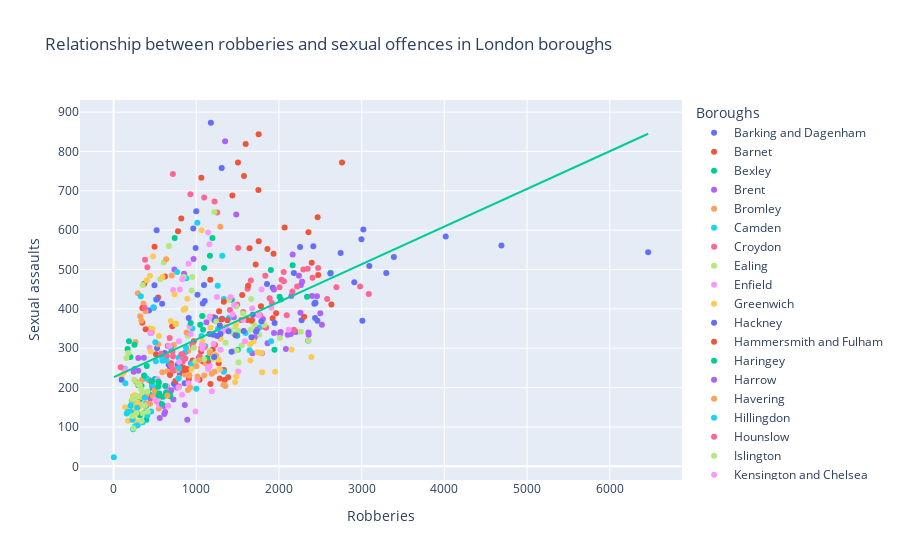

The cell this chart's notebook holds for it:
### Code cell
#creation of third scatter plot 

fig = px.scatter(final_df,x='Robberies',y='Sexual assaults',color='Boroughs',
                 title = "Relationship between robberies and sexual offences in London boroughs",
                 trendline="ols",trendline_scope="overall")

fig.show()
fig.write_html('/Users/jutti/Documents/QM2SRQ1-2/Visualisations/Relationship between robberies and sexual offences in London boroughs.html')

### Figure 1 — Plotly figure (JSON) as saved in the notebook; plotly's stock layout.template omitted (floating-point values rounded to 4 significant figures; data arrays with more than 128 entries replaced by an {"elided": "..."} marker saying what was removed)
{"data": [{"hovertemplate": "Boroughs=Barking and Dagenham<br>Robberies=%{x}<br>Sexual assaults=%{y}<extra></extra>", "legendgroup": "Barking and Dagenham", "marker": {"color": "#636efa", "symbol": "circle"}, "mode": "markers", "name": "Barking and Dagenham", "orientation": "v", "showlegend": true, "type": "scatter", "x": [514, 731, 861, 686, 802, 739, 775, 805, 619, 756, 834, 937, 1030, 667, 526, 486, 588, 429], "xaxis": "x", "y": [186, 210, 211, 251, 235, 244, 258, 263, 288, 205, 267, 262, 275, 258, 300, 403, 413, 396], "yaxis": "y"}, {"hovertemplate": "Boroughs=Barnet<br>Robberies=%{x}<br>Sexual assaults=%{y}<extra></extra>", "legendgroup": "Barnet", "marker": {"color": "#EF553B", "symbol": "circle"}, "mode": "markers", "name": "Barnet", "orientation": "v", "showlegend": true, "type": "scatter", "x": [876, 1041, 1335, 1059, 1082, 1211, 1226, 1063, 957, 892, 971, 964, 1200, 1073, 710, 539, 622, 371], "xaxis": "x", "y": [244, 220, 245, 292, 266, 379, 309, 301, 269, 247, 318, 303, 297, 300, 356, 429, 482, 464], "yaxis": "y"}, {"hovertemplate": "Boroughs=Bexley<br>Robberies=%{x}<br>Sexual assaults=%{y}<extra></extra>", "legendgroup": "Bexley", "marker": {"color": "#00cc96", "symbol": "circle"}, "mode": "markers", "name": "Bexley", "orientation": "v", "showlegend": true, "type": "scatter", "x": [289, 417, 501, 339, 388, 402, 473, 448, 392, 376, 287, 318, 317, 242, 257, 203, 170, 187], "xaxis": "x", "y": [155, 189, 222, 204, 159, 255, 199, 181, 153, 137, 177, 175, 169, 178, 247, 278, 298, 318], "yaxis": "y"}, {"hovertemplate": "Boroughs=Brent<br>Robberies=%{x}<br>Sexual assaults=%{y}<extra></extra>", "legendgroup": "Brent", "marker": {"color": "#ab63fa", "symbol": "circle"}, "mode": "markers", "name": "Brent", "orientation": "v", "showlegend": true, "type": "scatter", "x": [2014, 1941, 2359, 1795, 1807, 2084, 2355, 2144, 2185, 1679, 1862, 2021, 2207, 1454, 1124, 853, 968, 736], "xaxis": "x", "y": [337, 339, 334, 287, 374, 298, 319, 336, 343, 287, 313, 341, 341, 379, 366, 489, 527, 500], "yaxis": "y"}, {"hovertemplate": "Boroughs=Bromley<br>Robberies=%{x}<br>Sexual assaults=%{y}<extra></extra>", "legendgroup": "Bromley", "marker": {"color": "#FFA15A", "symbol": "circle"}, "mode": "markers", "name": "Bromley", "orientation": "v", "showlegend": true, "type": "scatter", "x": [518, 685, 917, 702, 863, 729, 901, 1115, 776, 790, 596, 652, 702, 590, 539, 387, 362, 322], "xaxis": "x", "y": [166, 186, 232, 240, 233, 308, 293, 261, 244, 225, 280, 241, 256, 239, 310, 394, 413, 381], "yaxis": "y"}, {"hovertemplate": "Boroughs=Camden<br>Robberies=%{x}<br>Sexual assaults=%{y}<extra></extra>", "legendgroup": "Camden", "marker": {"color": "#19d3f3", "symbol": "circle"}, "mode": "markers", "name": "Camden", "orientation": "v", "showlegend": true, "type": "scatter", "x": [1645, 1906, 2439, 1765, 1334, 1315, 1260, 1597, 1333, 1000, 1109, 1264, 1396, 1064, 954, 882, 1013, 769], "xaxis": "x", "y": [295, 318, 416, 353, 425, 535, 459, 339, 240, 197, 305, 349, 377, 331, 350, 478, 619, 494], "yaxis": "y"}, {"hovertemplate": "Boroughs=Croydon<br>Robberies=%{x}<br>Sexual assaults=%{y}<extra></extra>", "legendgroup": "Croydon", "marker": {"color": "#FF6692", "symbol": "circle"}, "mode": "markers", "name": "Croydon", "orientation": "v", "showlegend": true, "type": "scatter", "x": [1094, 1568, 2095, 1888, 1771, 1496, 1845, 1829, 1677, 1407, 1621, 1660, 1835, 2032, 1507, 930, 718, 1096], "xaxis": "x", "y": [302, 392, 384, 427, 384, 411, 352, 354, 372, 397, 451, 472, 484, 474, 555, 691, 743, 683], "yaxis": "y"}, {"hovertemplate": "Boroughs=Ealing<br>Robberies=%{x}<br>Sexual assaults=%{y}<extra></extra>", "legendgroup": "Ealing", "marker": {"color": "#B6E880", "symbol": "circle"}, "mode": "markers", "name": "Ealing", "orientation": "v", "showlegend": true, "type": "scatter", "x": [1702, 1510, 2264, 1823, 1473, 1565, 2012, 2359, 1549, 1355, 1446, 1601, 1483, 1185, 849, 608, 669, 565], "xaxis": "x", "y": [360, 344, 342, 359, 355, 388, 326, 319, 307, 314, 338, 377, 406, 375, 481, 518, 560, 475], "yaxis": "y"}, {"hovertemplate": "Boroughs=Enfield<br>Robberies=%{x}<br>Sexual assaults=%{y}<extra></extra>", "legendgroup": "Enfield", "marker": {"color": "#FF97FF", "symbol": "circle"}, "mode": "markers", "name": "Enfield", "orientation": "v", "showlegend": true, "type": "scatter", "x": [1013, 1163, 1292, 1072, 1211, 1143, 1454, 1507, 1286, 1143, 1325, 1280, 1125, 1083, 918, 832, 907, 721], "xaxis": "x", "y": [221, 256, 296, 299, 311, 247, 293, 241, 246, 252, 343, 329, 272, 306, 356, 475, 515, 448], "yaxis": "y"}, {"hovertemplate": "Boroughs=Greenwich<br>Robberies=%{x}<br>Sexual assaults=%{y}<extra></extra>", "legendgroup": "Greenwich", "marker": {"color": "#FECB52", "symbol": "circle"}, "mode": "markers", "name": "Greenwich", "orientation": "v", "showlegend": true, "type": "scatter", "x": [471, 469, 750, 693, 1083, 1172, 1229, 1479, 1294, 1075, 849, 893, 755, 550, 443, 440, 478, 403], "xaxis": "x", "y": [349, 343, 361, 369, 382, 352, 370, 361, 324, 317, 398, 426, 363, 331, 350, 484, 534, 473], "yaxis": "y"}, {"hovertemplate": "Boroughs=Hackney<br>Robberies=%{x}<br>Sexual assaults=%{y}<extra></extra>", "legendgroup": "Hackney", "marker": {"color": "#636efa", "symbol": "circle"}, "mode": "markers", "name": "Hackney", "orientation": "v", "showlegend": true, "type": "scatter", "x": [2437, 2275, 3009, 2466, 2441, 1926, 1856, 1685, 1313, 1103, 1094, 1080, 1222, 1232, 1015, 993, 1000, 964], "xaxis": "x", "y": [377, 371, 370, 370, 415, 454, 463, 385, 375, 420, 461, 414, 371, 377, 436, 555, 648, 604], "yaxis": "y"}, {"hovertemplate": "Boroughs=Hammersmith and Fulham<br>Robberies=%{x}<br>Sexual assaults=%{y}<extra></extra>", "legendgroup": "Hammersmith and Fulham", "marker": {"color": "#EF553B", "symbol": "circle"}, "mode": "markers", "name": "Hammersmith and Fulham", "orientation": "v", "showlegend": true, "type": "scatter", "x": [853, 911, 1343, 1271, 1146, 1386, 1285, 1172, 857, 683, 749, 840, 788, 696, 514, 388, 348, 348], "xaxis": "x", "y": [244, 222, 219, 262, 268, 226, 223, 209, 247, 232, 217, 251, 203, 262, 285, 348, 402, 365], "yaxis": "y"}, {"hovertemplate": "Boroughs=Haringey<br>Robberies=%{x}<br>Sexual assaults=%{y}<extra></extra>", "legendgroup": "Haringey", "marker": {"color": "#00cc96", "symbol": "circle"}, "mode": "markers", "name": "Haringey", "orientation": "v", "showlegend": true, "type": "scatter", "x": [2008, 2340, 2626, 2166, 1903, 1430, 2024, 1946, 1503, 1138, 1083, 1072, 1497, 1049, 933, 1095, 1196, 1166], "xaxis": "x", "y": [431, 431, 492, 511, 499, 423, 424, 296, 296, 276, 347, 382, 332, 360, 364, 504, 580, 535], "yaxis": "y"}, {"hovertemplate": "Boroughs=Harrow<br>Robberies=%{x}<br>Sexual assaults=%{y}<extra></extra>", "legendgroup": "Harrow", "marker": {"color": "#ab63fa", "symbol": "circle"}, "mode": "markers", "name": "Harrow", "orientation": "v", "showlegend": true, "type": "scatter", "x": [607, 559, 892, 613, 624, 699, 862, 769, 528, 547, 467, 444, 724, 644, 430, 300, 367, 300], "xaxis": "x", "y": [153, 123, 118, 133, 138, 193, 156, 200, 168, 161, 205, 172, 170, 202, 219, 275, 276, 243], "yaxis": "y"}, {"hovertemplate": "Boroughs=Havering<br>Robberies=%{x}<br>Sexual assaults=%{y}<extra></extra>", "legendgroup": "Havering", "marker": {"color": "#FFA15A", "symbol": "circle"}, "mode": "markers", "name": "Havering", "orientation": "v", "showlegend": true, "type": "scatter", "x": [240, 392, 549, 479, 512, 442, 459, 549, 312, 341, 346, 418, 499, 401, 272, 294, 338, 265], "xaxis": "x", "y": [145, 158, 173, 178, 181, 159, 213, 147, 132, 178, 220, 220, 193, 183, 215, 440, 370, 316], "yaxis": "y"}, {"hovertemplate": "Boroughs=Hillingdon<br>Robberies=%{x}<br>Sexual assaults=%{y}<extra></extra>", "legendgroup": "Hillingdon", "marker": {"color": "#19d3f3", "symbol": "circle"}, "mode": "markers", "name": "Hillingdon", "orientation": "v", "showlegend": true, "type": "scatter", "x": [401, 472, 645, 588, 512, 593, 876, 974, 793, 784, 697, 865, 943, 788, 505, 482, 330, 4], "xaxis": "x", "y": [224, 207, 268, 276, 267, 268, 302, 255, 250, 223, 298, 289, 260, 276, 315, 404, 432, 23], "yaxis": "y"}, {"hovertemplate": "Boroughs=Hounslow<br>Robberies=%{x}<br>Sexual assaults=%{y}<extra></extra>", "legendgroup": "Hounslow", "marker": {"color": "#FF6692", "symbol": "circle"}, "mode": "markers", "name": "Hounslow", "orientation": "v", "showlegend": true, "type": "scatter", "x": [574, 717, 1042, 954, 820, 712, 841, 869, 836, 699, 645, 655, 719, 679, 452, 409, 381, 377], "xaxis": "x", "y": [286, 245, 279, 308, 285, 292, 284, 274, 267, 256, 281, 306, 279, 326, 339, 506, 525, 403], "yaxis": "y"}, {"hovertemplate": "Boroughs=Islington<br>Robberies=%{x}<br>Sexual assaults=%{y}<extra></extra>", "legendgroup": "Islington", "marker": {"color": "#B6E880", "symbol": "circle"}, "mode": "markers", "name": "Islington", "orientation": "v", "showlegend": true, "type": "scatter", "x": [1761, 1511, 1659, 1664, 1397, 1244, 1412, 1488, 1205, 1096, 991, 972, 1224, 1163, 897, 946, 952, 353], "xaxis": "x", "y": [334, 264, 347, 425, 423, 368, 346, 294, 273, 272, 267, 301, 284, 293, 332, 447, 481, 461], "yaxis": "y"}, {"hovertemplate": "Boroughs=Kensington and Chelsea<br>Robberies=%{x}<br>Sexual assaults=%{y}<extra></extra>", "legendgroup": "Kensington and Chelsea", "marker": {"color": "#FF97FF", "symbol": "circle"}, "mode": "markers", "name": "Kensington and Chelsea", "orientation": "v", "showlegend": true, "type": "scatter", "x": [828, 991, 1189, 673, 794, 792, 906, 787, 659, 509, 550, 533, 622, 639, 533, 445, 436, 801], "xaxis": "x", "y": [182, 139, 191, 306, 265, 318, 211, 201, 154, 170, 155, 169, 179, 205, 221, 339, 301, 449], "yaxis": "y"}, {"hovertemplate": "Boroughs=Kingston upon Thames<br>Robberies=%{x}<br>Sexual assaults=%{y}<extra></extra>", "legendgroup": "Kingston upon Thames", "marker": {"color": "#FECB52", "symbol": "circle"}, "mode": "markers", "name": "Kingston upon Thames", "orientation": "v", "showlegend": true, "type": "scatter", "x": [175, 245, 318, 305, 292, 257, 337, 302, 285, 273, 265, 237, 249, 217, 142, 97, 122, 449], "xaxis": "x", "y": [116, 120, 153, 150, 162, 181, 176, 152, 150, 113, 149, 178, 166, 163, 150, 227, 238, 292], "yaxis": "y"}, {"hovertemplate": "Boroughs=Lambeth<br>Robberies=%{x}<br>Sexual assaults=%{y}<extra></extra>", "legendgroup": "Lambeth", "marker": {"color": "#636efa", "symbol": "circle"}, "mode": "markers", "name": "Lambeth", "orientation": "v", "showlegend": true, "type": "scatter", "x": [3390, 4691, 6465, 4017, 3298, 3021, 2998, 2911, 2428, 2181, 2416, 2746, 3093, 2622, 2256, 1308, 1177, 98], "xaxis": "x", "y": [532, 561, 544, 584, 491, 602, 577, 468, 413, 491, 559, 542, 509, 490, 557, 758, 873, 220], "yaxis": "y"}, {"hovertemplate": "Boroughs=Lewisham<br>Robberies=%{x}<br>Sexual assaults=%{y}<extra></extra>", "legendgroup": "Lewisham", "marker": {"color": "#EF553B", "symbol": "circle"}, "mode": "markers", "name": "Lewisham", "orientation": "v", "showlegend": true, "type": "scatter", "x": [1277, 1547, 1966, 1627, 1924, 1783, 2304, 2635, 1667, 1377, 1305, 1620, 1556, 1334, 1170, 780, 819, 1062], "xaxis": "x", "y": [394, 372, 389, 459, 376, 407, 380, 411, 370, 371, 373, 372, 435, 418, 474, 597, 630, 733], "yaxis": "y"}, {"hovertemplate": "Boroughs=Merton<br>Robberies=%{x}<br>Sexual assaults=%{y}<extra></extra>", "legendgroup": "Merton", "marker": {"color": "#00cc96", "symbol": "circle"}, "mode": "markers", "name": "Merton", "orientation": "v", "showlegend": true, "type": "scatter", "x": [321, 397, 634, 684, 584, 459, 625, 598, 539, 543, 554, 548, 677, 544, 370, 299, 253, 740], "xaxis": "x", "y": [130, 118, 187, 178, 158, 216, 204, 177, 202, 215, 185, 212, 183, 180, 231, 206, 309, 580], "yaxis": "y"}, {"hovertemplate": "Boroughs=Newham<br>Robberies=%{x}<br>Sexual assaults=%{y}<extra></extra>", "legendgroup": "Newham", "marker": {"color": "#ab63fa", "symbol": "circle"}, "mode": "markers", "name": "Newham", "orientation": "v", "showlegend": true, "type": "scatter", "x": [1736, 2106, 2400, 2150, 2242, 1939, 2501, 2520, 2357, 1706, 2266, 2281, 2460, 2260, 2166, 1484, 1349, 243], "xaxis": "x", "y": [347, 334, 433, 433, 484, 449, 389, 360, 340, 327, 461, 469, 432, 390, 538, 640, 826, 240], "yaxis": "y"}, {"hovertemplate": "Boroughs=Redbridge<br>Robberies=%{x}<br>Sexual assaults=%{y}<extra></extra>", "legendgroup": "Redbridge", "marker": {"color": "#FFA15A", "symbol": "circle"}, "mode": "markers", "name": "Redbridge", "orientation": "v", "showlegend": true, "type": "scatter", "x": [652, 900, 1221, 1096, 1188, 1241, 1329, 1353, 925, 1035, 915, 1016, 1164, 1003, 884, 704, 637, 1291], "xaxis": "x", "y": [180, 194, 240, 231, 235, 281, 207, 204, 200, 270, 230, 228, 288, 254, 340, 485, 526, 609], "yaxis": "y"}, {"hovertemplate": "Boroughs=Richmond upon Thames<br>Robberies=%{x}<br>Sexual assaults=%{y}<extra></extra>", "legendgroup": "Richmond upon Thames", "marker": {"color": "#19d3f3", "symbol": "circle"}, "mode": "markers", "name": "Richmond upon Thames", "orientation": "v", "showlegend": true, "type": "scatter", "x": [160, 236, 353, 291, 257, 376, 455, 408, 287, 229, 228, 172, 226, 207, 191, 143, 138, 513], "xaxis": "x", "y": [134, 94, 112, 104, 101, 174, 139, 129, 149, 118, 136, 138, 168, 154, 139, 211, 248, 424], "yaxis": "y"}, {"hovertemplate": "Boroughs=Southwark<br>Robberies=%{x}<br>Sexual assaults=%{y}<extra></extra>", "legendgroup": "Southwark", "marker": {"color": "#FF6692", "symbol": "circle"}, "mode": "markers", "name": "Southwark", "orientation": "v", "showlegend": true, "type": "scatter", "x": [2008, 2162, 3086, 2220, 2295, 2406, 2981, 2695, 2181, 1915, 2060, 2348, 2474, 2583, 2058, 1254, 1221, 87], "xaxis": "x", "y": [455, 444, 438, 457, 500, 479, 457, 455, 347, 415, 470, 502, 504, 425, 494, 645, 673, 252], "yaxis": "y"}, {"hovertemplate": "Boroughs=Sutton<br>Robberies=%{x}<br>Sexual assaults=%{y}<extra></extra>", "legendgroup": "Sutton", "marker": {"color": "#B6E880", "symbol": "circle"}, "mode": "markers", "name": "Sutton", "orientation": "v", "showlegend": true, "type": "scatter", "x": [228, 240, 339, 276, 354, 231, 411, 413, 379, 346, 338, 285, 319, 297, 251, 178, 156, 1219], "xaxis": "x", "y": [128, 97, 115, 135, 135, 170, 190, 139, 154, 188, 195, 177, 205, 209, 220, 288, 275, 646], "yaxis": "y"}, {"hovertemplate": "Boroughs=Tower Hamlets<br>Robberies=%{x}<br>Sexual assaults=%{y}<extra></extra>", "legendgroup": "Tower Hamlets", "marker": {"color": "#FF97FF", "symbol": "circle"}, "mode": "markers", "name": "Tower Hamlets", "orientation": "v", "showlegend": true, "type": "scatter", "x": [1589, 1757, 2117, 1790, 1568, 1457, 1675, 1908, 1367, 1069, 934, 1162, 1416, 1438, 1250, 1159, 1143, 145], "xaxis": "x", "y": [318, 383, 347, 449, 372, 410, 401, 403, 354, 308, 336, 380, 430, 386, 430, 564, 594, 246], "yaxis": "y"}, {"hovertemplate": "Boroughs=Waltham Forest<br>Robberies=%{x}<br>Sexual assaults=%{y}<extra></extra>", "legendgroup": "Waltham Forest", "marker": {"color": "#FECB52", "symbol": "circle"}, "mode": "markers", "name": "Waltham Forest", "orientation": "v", "showlegend": true, "type": "scatter", "x": [943, 1281, 2154, 1791, 1655, 1796, 2392, 1954, 1471, 1484, 1651, 1741, 1693, 1270, 870, 737, 592, 1065], "xaxis": "x", "y": [247, 247, 297, 288, 269, 239, 278, 240, 214, 229, 310, 290, 318, 271, 401, 437, 481, 600], "yaxis": "y"}, {"hovertemplate": "Boroughs=Wandsworth<br>Robberies=%{x}<br>Sexual assaults=%{y}<extra></extra>", "legendgroup": "Wandsworth", "marker": {"color": "#636efa", "symbol": "circle"}, "mode": "markers", "name": "Wandsworth", "orientation": "v", "showlegend": true, "type": "scatter", "x": [1217, 1427, 1948, 1788, 1574, 1475, 1668, 1724, 1391, 1162, 1293, 1286, 1209, 1255, 909, 495, 521, 524], "xaxis": "x", "y": [278, 291, 364, 368, 344, 333, 328, 342, 343, 336, 336, 358, 334, 331, 377, 460, 600, 424], "yaxis": "y"}, {"hovertemplate": "Boroughs=Westminster<br>Robberies=%{x}<br>Sexual assaults=%{y}<extra></extra>", "legendgroup": "Westminster", "marker": {"color": "#EF553B", "symbol": "circle"}, "mode": "markers", "name": "Westminster", "orientation": "v", "showlegend": true, "type": "scatter", "x": [2468, 2397, 2763, 1752, 1437, 1505, 1577, 1756, 1645, 1861, 1719, 1935, 2069, 2475, 2357, 1755, 1598, 496], "xaxis": "x", "y": [633, 517, 772, 702, 688, 772, 738, 572, 554, 552, 513, 540, 607, 486, 595, 844, 819, 558], "yaxis": "y"}, {"hovertemplate": "<b>OLS trendline</b><br>Sexual assaults = 0.0957508 * Robberies + 226.043<br>R<sup>2</sup>=0.255860<br><br>Robberies=%{x}<br>Sexual assaults=%{y} <b>(trend)</b><extra></extra>", "legendgroup": "Overall Trendline", "line": {"color": "#00cc96"}, "mode": "lines", "name": "Overall Trendline", "showlegend": true, "type": "scatter", "x": {"elided": "576 int values"}, "xaxis": "x", "y": {"elided": "576 float values"}, "yaxis": "y"}], "layout": {"legend": {"title": {"text": "Boroughs"}, "tracegroupgap": 0}, "title": {"text": "Relationship between robberies and sexual offences in London boroughs"}, "xaxis": {"anchor": "y", "domain": [0, 1], "title": {"text": "Robberies"}}, "yaxis": {"anchor": "x", "domain": [0, 1], "title": {"text": "Sexual assaults"}}}}
